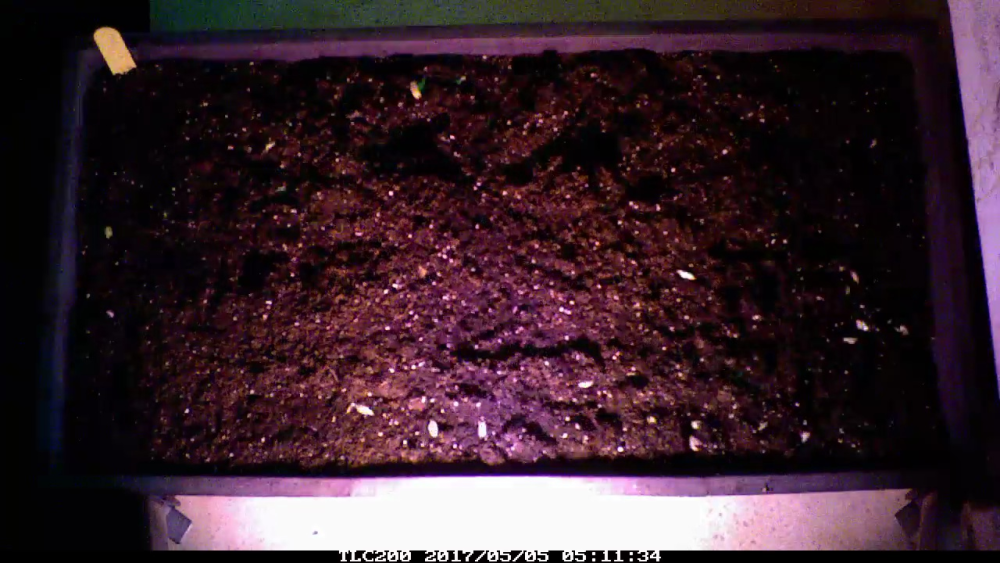
#> input picture original.png, 1000 x 563 px, given in place of out.png, which was not available
$ python countSprout.py --noSprout out.png --Sprout out.png
#> lines starting #> are read from the running program, lines starting #| are printed output that depends on the picture; after the words box and inside, x2 and y2 are one past the last pixel; in counts of white or black regions, pixels touching at a corner belong together; long printed decimals are rounded; pictures that were not available may be replaced by others from this repository, and a replacement may not be noted
### lib/libFarm.py
import cv2
import numpy as np

class SPROUT:
    def __init__(self, reSize=(1000,563), vThresh1=210, vThresh2=120, vErode=2, vDilate=4, debug=False):
        self.resize = reSize
        self.thresh1 = vThresh1
        self.thresh2 = vThresh2
        self.erode = vErode
        self.dilate = vDilate
        self.indexNum = 0
        self.debug = debug

    def countSprout(self, image, minSize=25, maxSize=450):
#> called with minSize = 35, maxSize = 450
        self.indexNum += 1
#> self.indexNum = 1
        numSprouts = 0

        image = cv2.resize(image, self.resize, interpolation = cv2.INTER_AREA)
        if(self.debug==True and self.indexNum==2):
            cv2.imshow("Original #" + str(self.indexNum) , image)
            cv2.imwrite("original.png", image)

        gray1 = cv2.cvtColor(image, cv2.COLOR_BGR2GRAY)
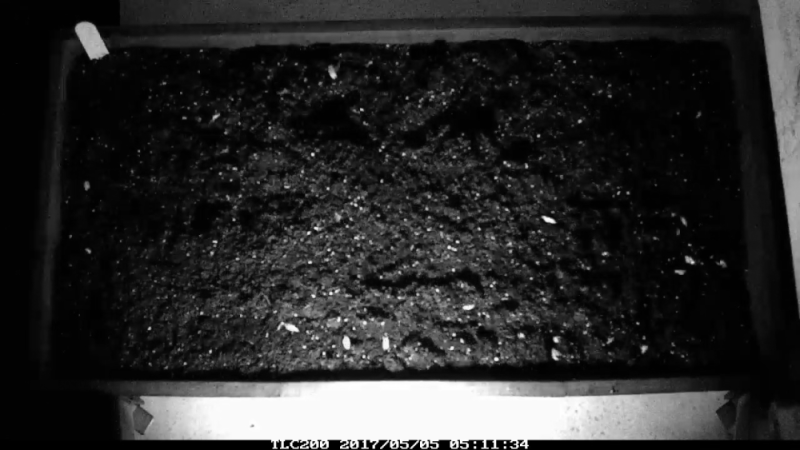
#> gray1: shape (450, 800); min 0, max 255, mean 43
        (T, gray1) = cv2.threshold(gray1, self.thresh1, 255, cv2.THRESH_BINARY)
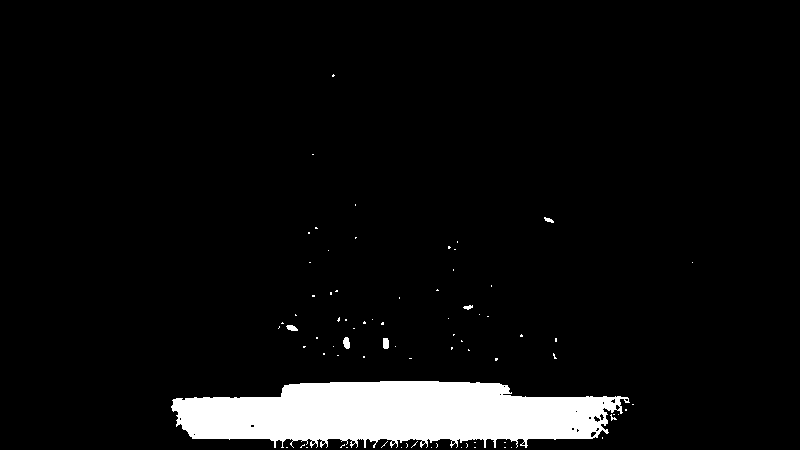
#> gray1: shape (450, 800); 6.2% white; 77 white regions (71 under 20 px), largest, box (x1, y1, x2, y2) and area: (171, 381, 630, 448) 21948, (343, 337, 350, 349) 65, (383, 338, 389, 349) 62, (286, 325, 298, 331) 51, (544, 217, 554, 223) 33, (463, 305, 473, 310) 31
#> T = 200
        gray1 = cv2.erode(gray1, None, iterations=self.erode)
#> gray1: shape (450, 800); 5.6% white; 11 white regions (6 under 20 px), largest, box (x1, y1, x2, y2) and area: (173, 382, 615, 441) 20141, (384, 339, 388, 348) 32, (344, 338, 349, 348) 31, (616, 397, 620, 404) 21, (288, 326, 296, 330) 20
        gray1 = cv2.dilate(gray1, None, iterations=self.dilate)
#> gray1: shape (450, 800); 6.4% white; 7 white regions, largest, box (x1, y1, x2, y2) and area: (171, 380, 622, 443) 22750, (342, 336, 351, 350) 107, (382, 337, 390, 350) 100

        lab = cv2.cvtColor(image, cv2.COLOR_BGR2LAB)
#> lab: shape (450, 800, 3); mean of channels 0, 1, 2 42.7, 138.2, 127
        (L, A, gray2) = cv2.split(lab)
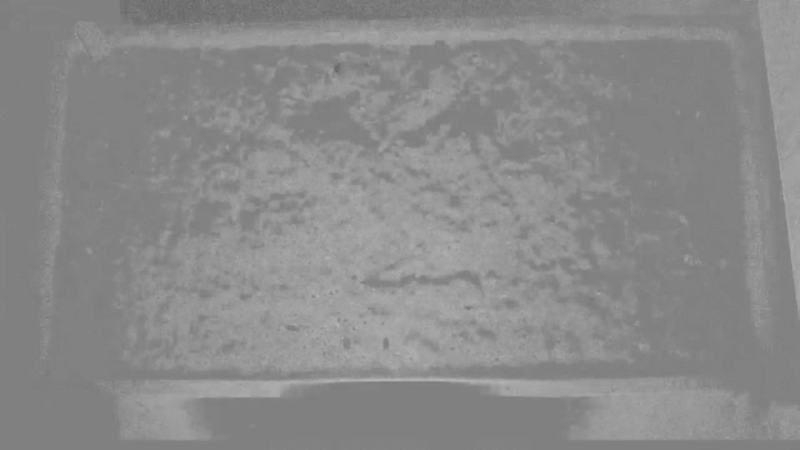
#> A: shape (450, 800); min 102, max 182, mean 138.2
        (T, gray2) = cv2.threshold(gray2, self.thresh2, 255, cv2.THRESH_BINARY)
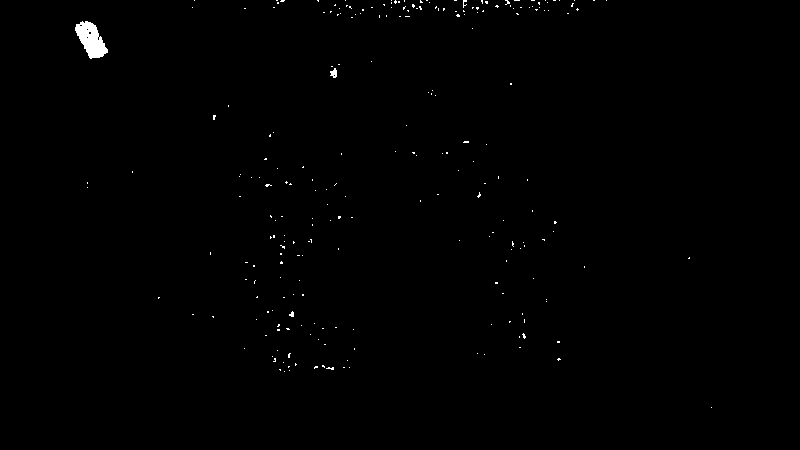
#> gray2: shape (450, 800); 0.42% white; 235 white regions (232 under 20 px), largest, box (x1, y1, x2, y2) and area: (75, 21, 108, 59) 725, (330, 68, 337, 78) 47, (289, 311, 294, 317) 20
#> T = 150
        gray2 = cv2.erode(gray2, None, iterations=self.erode)
#> gray2: shape (450, 800); 0.15% white; 5 white regions (4 under 20 px), largest, box (x1, y1, x2, y2) and area: (76, 22, 107, 57) 539
        gray2 = cv2.dilate(gray2, None, iterations=self.dilate)
#> gray2: shape (450, 800); 0.28% white; 5 white regions (2 under 20 px), largest, box (x1, y1, x2, y2) and area: (74, 20, 109, 59) 877, (330, 69, 338, 77) 59, (290, 311, 295, 318) 35

        gray = cv2.bitwise_or(gray1, gray2)
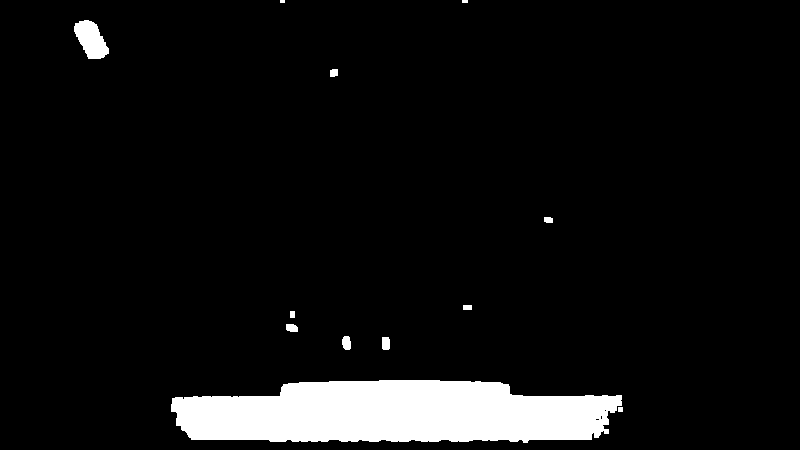
#> gray: shape (450, 800); 6.7% white; 12 white regions (2 under 20 px)

        if(self.debug==True and self.indexNum==2):
            cv2.imshow("GRAY1", gray1)
            cv2.imshow("GRAY2", gray2)
            cv2.imshow("Final GRAY", gray)

        (cnts, _) = cv2.findContours(gray, cv2.RETR_LIST, cv2.CHAIN_APPROX_SIMPLE)
#> cnts = 15 contours, 6 with area under 20; largest, box (x1, y1, x2, y2) and area: (171, 380, 622, 443) 22250, (74, 20, 109, 59) 820, (342, 336, 351, 350) 89, (382, 337, 390, 350) 82, (286, 324, 298, 332) 68
        for (i, c) in enumerate(cnts):
            area = cv2.contourArea(c)
            (x, y, w, h) = cv2.boundingRect(c)
            hull = cv2.convexHull(c)
            hullArea = cv2.contourArea(hull)
            solidity = (area / float(hullArea)) if (hullArea>0) else 0

            if(self.debug==True and self.indexNum==2):
                print ("area:{} , hullArea:{}, solidity:{}".format(area,hullArea,solidity))

            if((area>=minSize and area<=maxSize)):
            #if((solidity>=0.5 and solidity<=1)):
                numSprouts += 1
                ((x, y), radius) = cv2.minEnclosingCircle(c)
                cv2.drawContours(image, [c], -1, (0, 255, 0), 2)
#> this loop made 15 passes
#> (area, w, h, hullArea, solidity, radius) on passes 6, 7, 8, 11, 12: (81.5, 8, 13, 82, 0.994, 6.71), (89, 9, 14, 92, 0.967, 6.96), (67.5, 12, 8, 69, 0.978, 6.52), (37, 9, 6, 38, 0.974, 4.72), (45, 8, 8, 46.5, 0.968, 4.95)
#> (area, w, h, hullArea, solidity) on passes 5, 13: (22249.5, 451, 63, 24472.5, 0.909), (820, 35, 39, 875, 0.937)
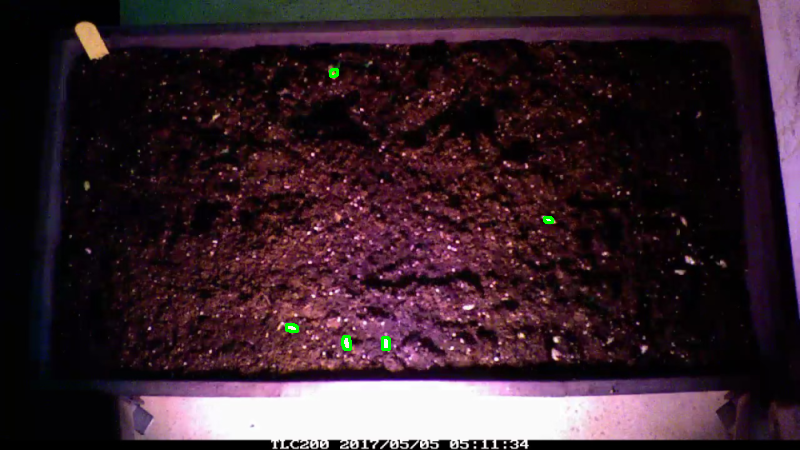
#> image: shape (450, 800, 3); mean of channels 0, 1, 2 44.4, 36, 56.1; drawn as B, G, R
#> after the loop, numSprouts = 5

        if(self.debug==True and self.indexNum==2):
            font = cv2.FONT_HERSHEY_COMPLEX_SMALL
            cv2.putText(image, "Sprout count: " + str(numSprouts), (image.shape[1]-500, 40), font, 2, (255, 1, 126), 3)
            cv2.imwrite("detectSprout.png", image)
            cv2.imshow("SPROUTS #" + str(self.indexNum) , image)

        return numSprouts

class PLANTSAREA:
    # [35 lines left out: functions __init__, extractPlantsArea, countPlantsArea, not called in this run]

### countSprout.py
import argparse
import cv2
#import numpy as np
from lib.libFarm import SPROUT

# You can adjust the values here ---------------
reSize=(800,450)
#-----------------------------------------------

ap = argparse.ArgumentParser()
ap.add_argument("-n", "--noSprout", required=True, help="Path to the image path with no seeds not sprouted")
ap.add_argument("-s", "--Sprout", required=True, help="Path to the image with seeds sprouted")

args = vars(ap.parse_args())

objSprout = SPROUT(reSize=reSize, vThresh1=200, vThresh2=150, vErode=1, vDilate=2, debug=True)

numNoSprout = objSprout.countSprout(cv2.imread(args["noSprout"]), minSize=35, maxSize=450)
#> numNoSprout = 5
numSprout = objSprout.countSprout(cv2.imread(args["Sprout"]), minSize=35, maxSize=450)
#> call 2 of countSprout, with minSize = 35, maxSize = 450
#> in countSprout (call 2), `self.indexNum += 1`: self.indexNum = 2
#> in countSprout (call 2), `(T, gray1) = cv2.threshold(gray1, self.thresh1, 255, cv2.THRESH_BINARY)`: T = 200
#> in countSprout (call 2), `(T, gray2) = cv2.threshold(gray2, self.thresh2, 255, cv2.THRESH_BINARY)`: T = 150
#> the loop in countSprout (call 2), `for (i, c) in enumerate(cnts):` made 15 passes
#| area:6.0 , hullArea:6.0, solidity:1.0
#| area:6.0 , hullArea:6.0, solidity:1.0
#| area:2.0 , hullArea:2.0, solidity:1.0
#| area:16.0 , hullArea:16.0, solidity:1.0
#| area:22249.5 , hullArea:24472.5, solidity:0.9092
#| area:81.5 , hullArea:82.0, solidity:0.9939
#| area:89.0 , hullArea:92.0, solidity:0.9674
#| area:67.5 , hullArea:69.0, solidity:0.9783
#> (further printed lines are left out)
#> after the loop in countSprout (call 2), `for (i, c) in enumerate(cnts):`: numSprouts = 5
#> in countSprout (call 2), `cv2.putText(image, "Sprout count: " + str(numSprouts), (image.shape[1]..`:
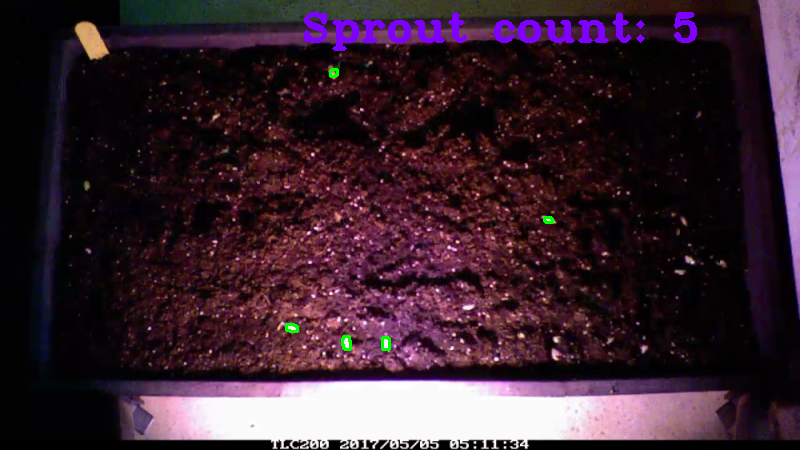
#> image: shape (450, 800, 3); 1.23% of pixels changed, all inside (x1, y1, x2, y2) = (304, 12, 697, 51); drawn as B, G, R
#> numSprout = 5
countSprout = (numSprout-numNoSprout) if (numSprout-numNoSprout>0) else 0
#> countSprout = 0

print("sprout count: {} - {} = {}".format(numSprout, numNoSprout, countSprout))
#| sprout count: 5 - 5 = 0

cv2.waitKey(0)
